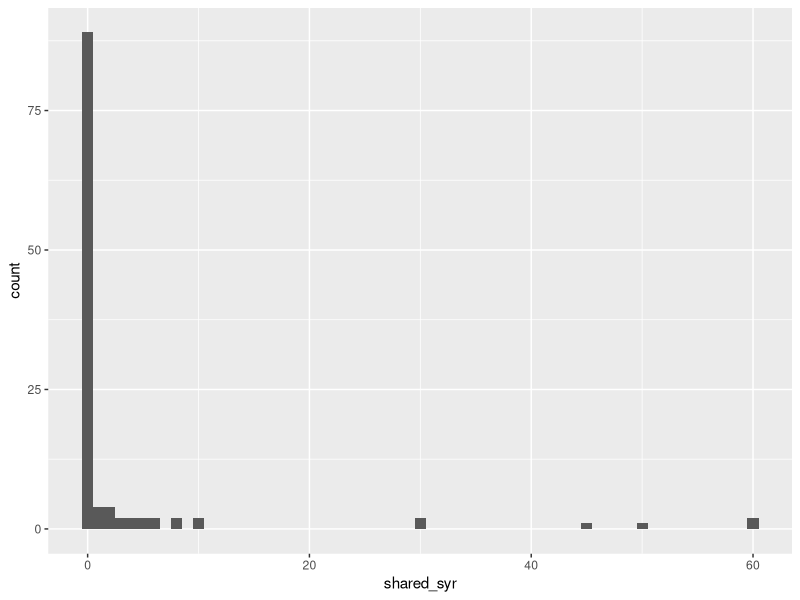
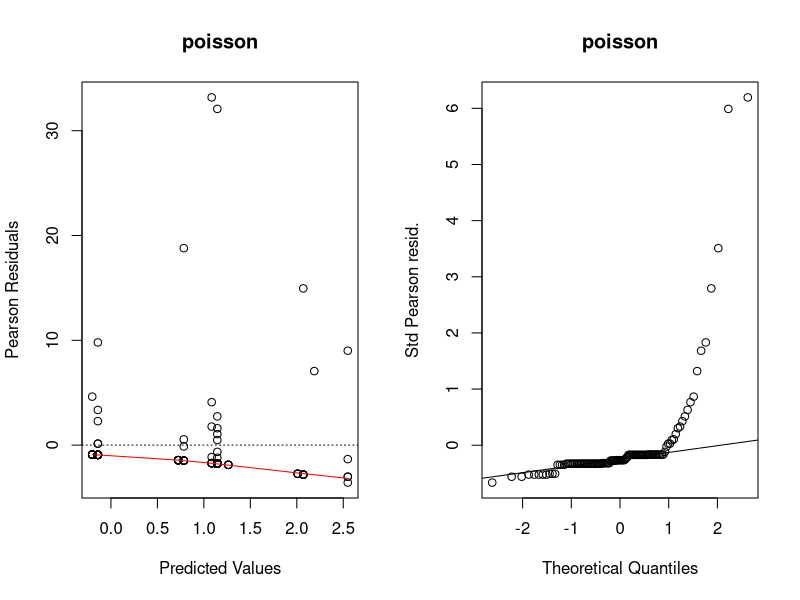
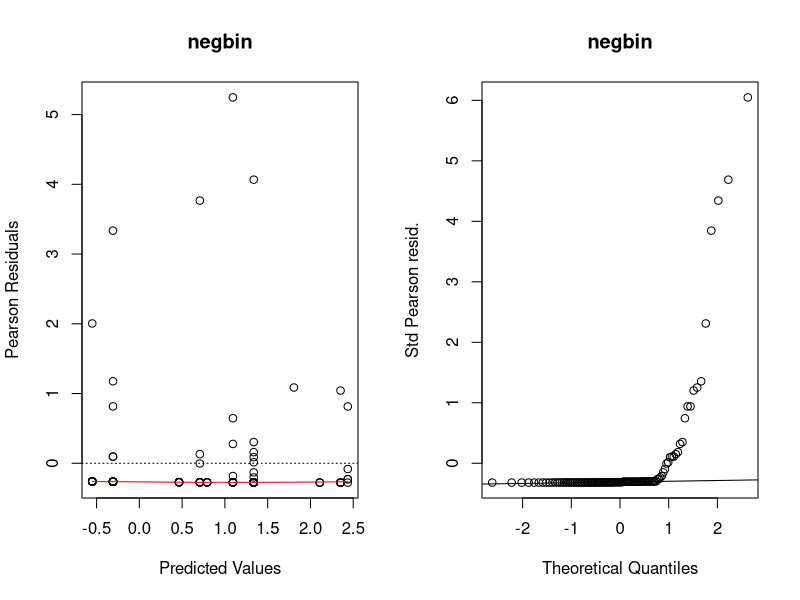
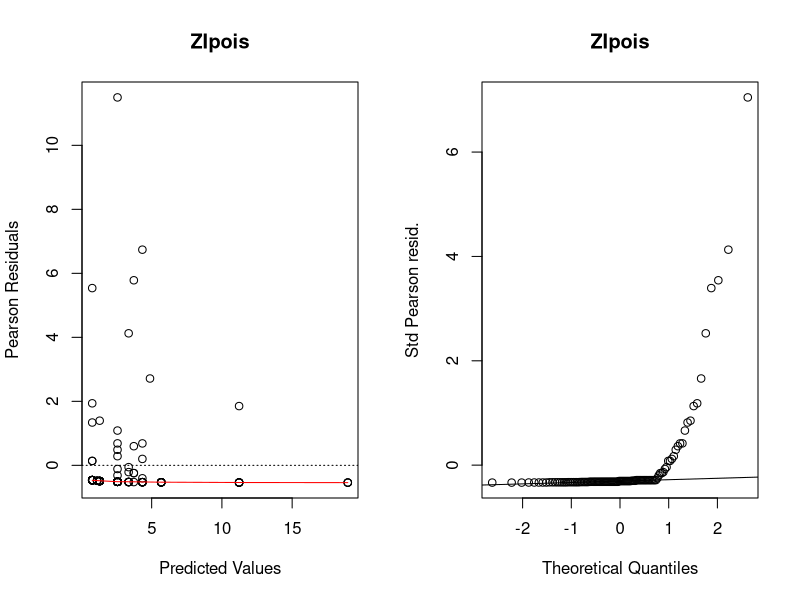
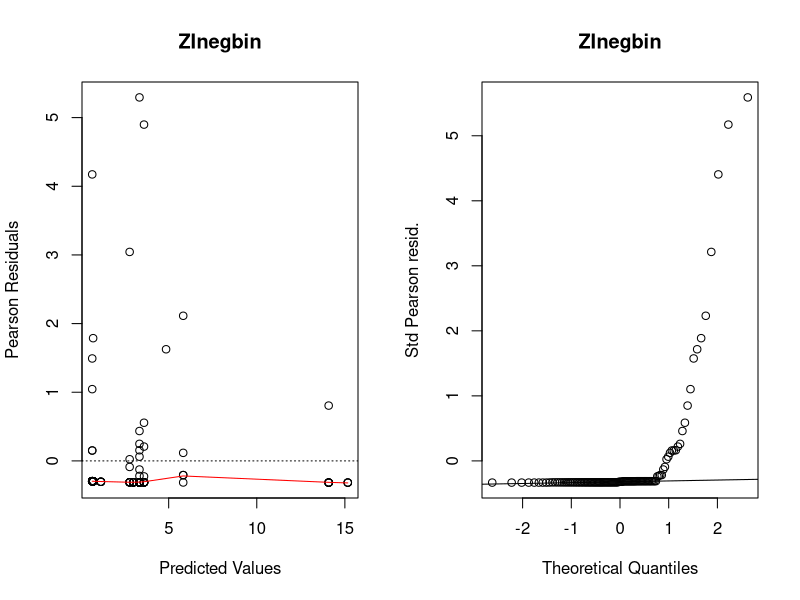

These figures' R source, in order:
## ---- chunk 1
suppressPackageStartupMessages({
  library(tidyverse)
})
needledat <- readr::read_csv("needle_sharing.csv")
needledat2 <- needledat %>%
  dplyr::filter(sex %in% c("M", "F") &
                  ethn %in% c("White", "AA", "Hispanic") &
                  !is.na(homeless)) %>%
  mutate(
    homeless = recode(homeless, "0" = "no", "1" = "yes"),
    hiv = recode(
      hivstat,
      "0" = "negative",
      "1" = "positive",
      "2" = "yes"
    )
  )
## ---- chunk 2
meanvarzeros <- needledat2 %>% 
  filter(complete.cases(shared_syr)) %>%
summarise(
  mean = mean(shared_syr),
  var = var(shared_syr),
  fraczero = (sum(shared_syr == 0) / length(shared_syr))
)
meanvarzeros
## ---- chunk 3
library(ggplot2)
filter(needledat2, complete.cases(shared_syr)) %>%
  ggplot(aes(x = shared_syr)) +
  geom_histogram(binwidth = 1)
## ---- chunk 4
fit.pois <- glm(shared_syr ~ sex + ethn + homeless,
                data = needledat2,
                family = poisson(link = "log"))
## ---- chunk 5
library(MASS)
fit.negbin <- MASS::glm.nb(shared_syr ~ sex + ethn + homeless,
                           data = needledat2)
## ---- chunk 6
library(pscl)
fit.ZIpois <- pscl::zeroinfl(shared_syr ~ sex + ethn + homeless | 1,
                       dist = "poisson",
                       data = needledat2)
## ---- chunk 7
fit.ZInegbin <-
  pscl::zeroinfl(shared_syr ~ sex + ethn + homeless | 1,
           dist = "negbin",
           data = needledat2)
## ---- chunk 8
logLik(fit.pois)
logLik(fit.negbin)
logLik(fit.ZIpois)
logLik(fit.ZInegbin)
## ---- chunk 9
listofmodels <- list(
  poisson = fit.pois,
  negbin = fit.negbin,
  ZIpois = fit.ZIpois,
  ZInegbin = fit.ZInegbin
)
## ---- chunk 10
lapply(listofmodels, logLik)
## ---- chunk 11
qchisq(p=0.95, df = 1)  #critical value is 3.84
qchisq(p=0.05, df = 1, lower.tail = FALSE) #equivalent
## ---- chunk 12
qchisq(p=0.95, df = 2)  #critical value is 6
## ---- chunk 13
plotpanel1 <- function(fit, ...) {
  plot(
    x = predict(fit),
    y = residuals(fit, type = "pearson"),
    xlab = "Predicted Values",
    ylab = "Pearson Residuals",
    ...
  )
  abline(h = 0, lty = 3)
  lines(lowess(x = predict(fit), y = resid(fit, type = "pearson")),
        col = "red")
}
plotpanel2 <- function(fit, ...) {
  resids <- scale(residuals(fit, type = "pearson"))
  qqnorm(resids, ylab = "Std Pearson resid.", ...)
  qqline(resids)
}
## ---- chunk 14
par(mfrow=c(1, 2))
for (i in seq_along(listofmodels)){
  plotpanel1(listofmodels[[i]], main = names(listofmodels)[i])
  plotpanel2(listofmodels[[i]], main = names(listofmodels)[i])
}
## ---- chunk 15
preds <- data.frame(observed = na.omit(pull(needledat2, shared_syr)),
           poisson = predict(fit.pois),
           negbin = predict(fit.negbin),
           ZIpois = predict(fit.ZIpois),
           ZInegbin = predict(fit.ZInegbin))
